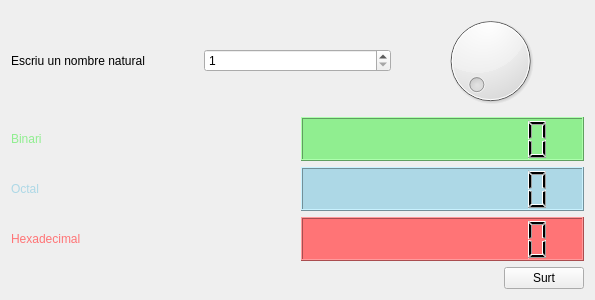
<?xml version="1.0" encoding="UTF-8"?>
<ui version="4.0">
 <class>MyForm</class>
 <widget class="QWidget" name="MyForm">
  <property name="geometry">
   <rect>
    <x>0</x>
    <y>0</y>
    <width>595</width>
    <height>300</height>
   </rect>
  </property>
  <property name="contextMenuPolicy">
   <enum>Qt::DefaultContextMenu</enum>
  </property>
  <property name="windowTitle">
   <string>Form</string>
  </property>
  <layout class="QGridLayout" name="gridLayout">
   <item row="0" column="0">
    <layout class="QHBoxLayout" name="horizontalLayout">
     <item>
      <widget class="QLabel" name="label">
       <property name="text">
        <string>Escriu un nombre natural</string>
       </property>
      </widget>
     </item>
     <item>
      <widget class="QSpinBox" name="spinBox">
       <property name="minimum">
        <number>1</number>
       </property>
       <property name="maximum">
        <number>200</number>
       </property>
      </widget>
     </item>
     <item>
      <widget class="QDial" name="dial">
       <property name="minimum">
        <number>1</number>
       </property>
       <property name="maximum">
        <number>200</number>
       </property>
      </widget>
     </item>
    </layout>
   </item>
   <item row="1" column="0">
    <layout class="QHBoxLayout" name="horizontalLayout_4">
     <item>
      <widget class="QLabel" name="label_2">
       <property name="styleSheet">
        <string notr="true">color:lightgreen</string>
       </property>
       <property name="text">
        <string>Binari</string>
       </property>
      </widget>
     </item>
     <item>
      <widget class="QLCDNumber" name="lcdNumber">
       <property name="layoutDirection">
        <enum>Qt::RightToLeft</enum>
       </property>
       <property name="styleSheet">
        <string notr="true">background:lightgreen</string>
       </property>
       <property name="digitCount">
        <number>10</number>
       </property>
       <property name="mode">
        <enum>QLCDNumber::Bin</enum>
       </property>
      </widget>
     </item>
    </layout>
   </item>
   <item row="2" column="0">
    <layout class="QHBoxLayout" name="horizontalLayout_3">
     <item>
      <widget class="QLabel" name="label_3">
       <property name="styleSheet">
        <string notr="true">color:lightblue</string>
       </property>
       <property name="text">
        <string>Octal</string>
       </property>
      </widget>
     </item>
     <item>
      <widget class="QLCDNumber" name="lcdNumber_2">
       <property name="layoutDirection">
        <enum>Qt::RightToLeft</enum>
       </property>
       <property name="styleSheet">
        <string notr="true">background:lightblue</string>
       </property>
       <property name="digitCount">
        <number>10</number>
       </property>
       <property name="mode">
        <enum>QLCDNumber::Oct</enum>
       </property>
      </widget>
     </item>
    </layout>
   </item>
   <item row="3" column="0">
    <layout class="QHBoxLayout" name="horizontalLayout_2">
     <item>
      <widget class="QLabel" name="label_4">
       <property name="styleSheet">
        <string notr="true">color:rgb(255, 116, 118)</string>
       </property>
       <property name="text">
        <string>Hexadecimal</string>
       </property>
      </widget>
     </item>
     <item>
      <widget class="QLCDNumber" name="lcdNumber_3">
       <property name="layoutDirection">
        <enum>Qt::RightToLeft</enum>
       </property>
       <property name="autoFillBackground">
        <bool>false</bool>
       </property>
       <property name="styleSheet">
        <string notr="true">background:rgb(255, 116, 118)</string>
       </property>
       <property name="frameShape">
        <enum>QFrame::Box</enum>
       </property>
       <property name="smallDecimalPoint">
        <bool>false</bool>
       </property>
       <property name="digitCount">
        <number>10</number>
       </property>
       <property name="mode">
        <enum>QLCDNumber::Hex</enum>
       </property>
       <property name="segmentStyle">
        <enum>QLCDNumber::Filled</enum>
       </property>
      </widget>
     </item>
    </layout>
   </item>
   <item row="4" column="0">
    <layout class="QHBoxLayout" name="horizontalLayout_5">
     <item>
      <spacer name="horizontalSpacer">
       <property name="orientation">
        <enum>Qt::Horizontal</enum>
       </property>
       <property name="sizeHint" stdset="0">
        <size>
         <width>40</width>
         <height>20</height>
        </size>
       </property>
      </spacer>
     </item>
     <item>
      <widget class="QPushButton" name="pushButton">
       <property name="text">
        <string>Surt</string>
       </property>
      </widget>
     </item>
    </layout>
   </item>
  </layout>
 </widget>
 <resources/>
 <connections>
  <connection>
   <sender>pushButton</sender>
   <signal>clicked()</signal>
   <receiver>MyForm</receiver>
   <slot>close()</slot>
   <hints>
    <hint type="sourcelabel">
     <x>521</x>
     <y>277</y>
    </hint>
    <hint type="destinationlabel">
     <x>533</x>
     <y>318</y>
    </hint>
   </hints>
  </connection>
  <connection>
   <sender>dial</sender>
   <signal>sliderMoved(int)</signal>
   <receiver>spinBox</receiver>
   <slot>setValue(int)</slot>
   <hints>
    <hint type="sourcelabel">
     <x>482</x>
     <y>53</y>
    </hint>
    <hint type="destinationlabel">
     <x>354</x>
     <y>60</y>
    </hint>
   </hints>
  </connection>
  <connection>
   <sender>spinBox</sender>
   <signal>valueChanged(int)</signal>
   <receiver>dial</receiver>
   <slot>setValue(int)</slot>
   <hints>
    <hint type="sourcelabel">
     <x>280</x>
     <y>50</y>
    </hint>
    <hint type="destinationlabel">
     <x>450</x>
     <y>47</y>
    </hint>
   </hints>
  </connection>
  <connection>
   <sender>spinBox</sender>
   <signal>valueChanged(int)</signal>
   <receiver>lcdNumber</receiver>
   <slot>display(int)</slot>
   <hints>
    <hint type="sourcelabel">
     <x>266</x>
     <y>61</y>
    </hint>
    <hint type="destinationlabel">
     <x>323</x>
     <y>137</y>
    </hint>
   </hints>
  </connection>
  <connection>
   <sender>spinBox</sender>
   <signal>valueChanged(int)</signal>
   <receiver>lcdNumber_2</receiver>
   <slot>display(int)</slot>
   <hints>
    <hint type="sourcelabel">
     <x>236</x>
     <y>58</y>
    </hint>
    <hint type="destinationlabel">
     <x>320</x>
     <y>182</y>
    </hint>
   </hints>
  </connection>
  <connection>
   <sender>spinBox</sender>
   <signal>valueChanged(int)</signal>
   <receiver>lcdNumber_3</receiver>
   <slot>display(int)</slot>
   <hints>
    <hint type="sourcelabel">
     <x>216</x>
     <y>61</y>
    </hint>
    <hint type="destinationlabel">
     <x>348</x>
     <y>234</y>
    </hint>
   </hints>
  </connection>
 </connections>
</ui>
